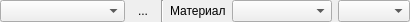
<?xml version="1.0" encoding="UTF-8"?>
<ui version="4.0">
 <class>ProductWidget</class>
 <widget class="QWidget" name="ProductWidget">
  <property name="geometry">
   <rect>
    <x>0</x>
    <y>0</y>
    <width>410</width>
    <height>22</height>
   </rect>
  </property>
  <property name="windowTitle">
   <string>Form</string>
  </property>
  <layout class="QHBoxLayout" name="horizontalLayout_2">
   <property name="margin">
    <number>0</number>
   </property>
   <item>
    <widget class="QComboBox" name="product">
     <property name="sizePolicy">
      <sizepolicy hsizetype="Preferred" vsizetype="Fixed">
       <horstretch>1</horstretch>
       <verstretch>0</verstretch>
      </sizepolicy>
     </property>
     <property name="minimumSize">
      <size>
       <width>0</width>
       <height>0</height>
      </size>
     </property>
     <property name="maximumSize">
      <size>
       <width>16777215</width>
       <height>16777215</height>
      </size>
     </property>
    </widget>
   </item>
   <item>
    <widget class="QToolButton" name="addProduct">
     <property name="text">
      <string>...</string>
     </property>
     <property name="icon">
      <iconset resource="../../resource.qrc">
       <normaloff>:/img/add-icon.png</normaloff>:/img/add-icon.png</iconset>
     </property>
     <property name="autoRaise">
      <bool>true</bool>
     </property>
    </widget>
   </item>
   <item>
    <widget class="QFrame" name="frameMaterial">
     <property name="sizePolicy">
      <sizepolicy hsizetype="Preferred" vsizetype="Preferred">
       <horstretch>2</horstretch>
       <verstretch>0</verstretch>
      </sizepolicy>
     </property>
     <property name="frameShape">
      <enum>QFrame::NoFrame</enum>
     </property>
     <property name="frameShadow">
      <enum>QFrame::Raised</enum>
     </property>
     <layout class="QHBoxLayout" name="horizontalLayout">
      <property name="margin">
       <number>0</number>
      </property>
      <item>
       <widget class="Line" name="line">
        <property name="orientation">
         <enum>Qt::Vertical</enum>
        </property>
       </widget>
      </item>
      <item>
       <widget class="QLabel" name="labelStock">
        <property name="text">
         <string>Материал</string>
        </property>
       </widget>
      </item>
      <item>
       <widget class="QComboBox" name="material">
        <property name="sizePolicy">
         <sizepolicy hsizetype="Preferred" vsizetype="Fixed">
          <horstretch>2</horstretch>
          <verstretch>0</verstretch>
         </sizepolicy>
        </property>
        <property name="minimumSize">
         <size>
          <width>0</width>
          <height>0</height>
         </size>
        </property>
        <property name="maximumSize">
         <size>
          <width>16777215</width>
          <height>16777215</height>
         </size>
        </property>
       </widget>
      </item>
      <item>
       <widget class="QComboBox" name="param">
        <property name="sizePolicy">
         <sizepolicy hsizetype="Preferred" vsizetype="Fixed">
          <horstretch>1</horstretch>
          <verstretch>0</verstretch>
         </sizepolicy>
        </property>
        <property name="minimumSize">
         <size>
          <width>0</width>
          <height>0</height>
         </size>
        </property>
        <property name="maximumSize">
         <size>
          <width>16777215</width>
          <height>16777215</height>
         </size>
        </property>
       </widget>
      </item>
     </layout>
    </widget>
   </item>
  </layout>
 </widget>
 <resources>
  <include location="../../resource.qrc"/>
 </resources>
 <connections/>
</ui>
